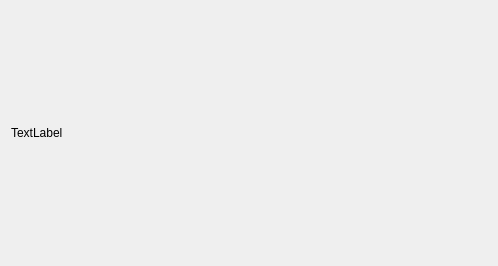
<?xml version="1.0" encoding="UTF-8"?>
<ui version="4.0">
 <class>MediaInfo</class>
 <widget class="QWidget" name="MediaInfo">
  <property name="geometry">
   <rect>
    <x>0</x>
    <y>0</y>
    <width>498</width>
    <height>266</height>
   </rect>
  </property>
  <property name="windowTitle">
   <string>Form</string>
  </property>
  <layout class="QHBoxLayout" name="horizontalLayout">
   <item>
    <widget class="QLabel" name="label">
     <property name="text">
      <string>TextLabel</string>
     </property>
    </widget>
   </item>
  </layout>
 </widget>
 <resources/>
 <connections/>
</ui>
